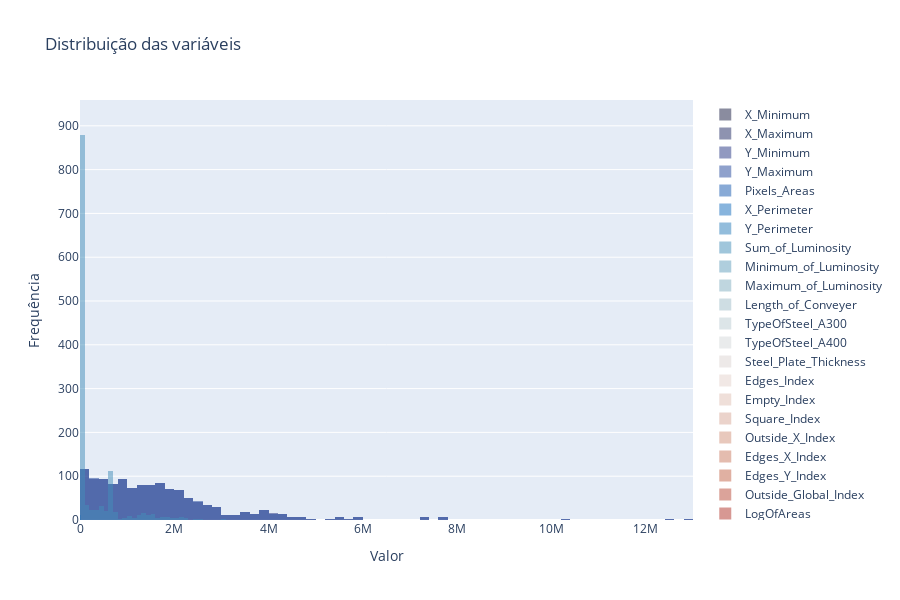

Source (notebook cell):
### Code cell
columns = df.drop(columns=['Target']).columns
colors = generate_colors(len(columns))

fig = go.Figure()
for column, color in zip(columns, colors):
    fig.add_trace(go.Histogram(x=df[column], name=column, marker_color=color, opacity=0.5))
    
fig.update_layout(title='Distribuição das variáveis', xaxis_title='Valor', yaxis_title='Frequência', barmode='overlay', height=600)
fig.show()

### Figure 1 — Plotly figure (JSON) as saved in the notebook; plotly's stock layout.template omitted (floating-point values rounded to 4 significant figures; data arrays with more than 128 entries replaced by an {"elided": "..."} marker saying what was removed)
{"data": [{"marker": {"color": "rgb(23, 28, 66)"}, "name": "X_Minimum", "opacity": 0.5, "type": "histogram", "x": {"elided": "1268 int values"}}, {"marker": {"color": "rgb(31, 41, 99)"}, "name": "X_Maximum", "opacity": 0.5, "type": "histogram", "x": {"elided": "1268 int values"}}, {"marker": {"color": "rgb(38, 53, 131)"}, "name": "Y_Minimum", "opacity": 0.5, "type": "histogram", "x": {"elided": "1268 int values"}}, {"marker": {"color": "rgb(33, 70, 155)"}, "name": "Y_Maximum", "opacity": 0.5, "type": "histogram", "x": {"elided": "1268 int values"}}, {"marker": {"color": "rgb(20, 88, 175)"}, "name": "Pixels_Areas", "opacity": 0.5, "type": "histogram", "x": {"elided": "1268 int values"}}, {"marker": {"color": "rgb(18, 107, 189)"}, "name": "X_Perimeter", "opacity": 0.5, "type": "histogram", "x": {"elided": "1268 int values"}}, {"marker": {"color": "rgb(42, 125, 187)"}, "name": "Y_Perimeter", "opacity": 0.5, "type": "histogram", "x": {"elided": "1268 int values"}}, {"marker": {"color": "rgb(67, 142, 185)"}, "name": "Sum_of_Luminosity", "opacity": 0.5, "type": "histogram", "x": {"elided": "1268 int values"}}, {"marker": {"color": "rgb(97, 158, 188)"}, "name": "Minimum_of_Luminosity", "opacity": 0.5, "type": "histogram", "x": {"elided": "1268 int values"}}, {"marker": {"color": "rgb(128, 174, 192)"}, "name": "Maximum_of_Luminosity", "opacity": 0.5, "type": "histogram", "x": {"elided": "1268 int values"}}, {"marker": {"color": "rgb(158, 189, 200)"}, "name": "Length_of_Conveyer", "opacity": 0.5, "type": "histogram", "x": {"elided": "1268 int values"}}, {"marker": {"color": "rgb(186, 204, 210)"}, "name": "TypeOfSteel_A300", "opacity": 0.5, "type": "histogram", "x": {"elided": "1268 int values"}}, {"marker": {"color": "rgb(212, 216, 218)"}, "name": "TypeOfSteel_A400", "opacity": 0.5, "type": "histogram", "x": {"elided": "1268 int values"}}, {"marker": {"color": "rgb(220, 213, 211)"}, "name": "Steel_Plate_Thickness", "opacity": 0.5, "type": "histogram", "x": {"elided": "1268 int values"}}, {"marker": {"color": "rgb(228, 210, 205)"}, "name": "Edges_Index", "opacity": 0.5, "type": "histogram", "x": {"elided": "1268 float values"}}, {"marker": {"color": "rgb(224, 192, 181)"}, "name": "Empty_Index", "opacity": 0.5, "type": "histogram", "x": {"elided": "1268 float values"}}, {"marker": {"color": "rgb(217, 169, 152)"}, "name": "Square_Index", "opacity": 0.5, "type": "histogram", "x": {"elided": "1268 float values"}}, {"marker": {"color": "rgb(210, 146, 124)"}, "name": "Outside_X_Index", "opacity": 0.5, "type": "histogram", "x": {"elided": "1268 float values"}}, {"marker": {"color": "rgb(203, 123, 97)"}, "name": "Edges_X_Index", "opacity": 0.5, "type": "histogram", "x": {"elided": "1268 float values"}}, {"marker": {"color": "rgb(195, 99, 71)"}, "name": "Edges_Y_Index", "opacity": 0.5, "type": "histogram", "x": {"elided": "1268 float values"}}, {"marker": {"color": "rgb(185, 74, 55)"}, "name": "Outside_Global_Index", "opacity": 0.5, "type": "histogram", "x": {"elided": "1268 float values"}}, {"marker": {"color": "rgb(175, 50, 40)"}, "name": "LogOfAreas", "opacity": 0.5, "type": "histogram", "x": {"elided": "1268 float values"}}, {"marker": {"color": "rgb(156, 34, 37)"}, "name": "Log_X_Index", "opacity": 0.5, "type": "histogram", "x": {"elided": "1268 float values"}}, {"marker": {"color": "rgb(134, 22, 39)"}, "name": "Log_Y_Index", "opacity": 0.5, "type": "histogram", "x": {"elided": "1268 float values"}}, {"marker": {"color": "rgb(111, 13, 36)"}, "name": "Orientation_Index", "opacity": 0.5, "type": "histogram", "x": {"elided": "1268 float values"}}, {"marker": {"color": "rgb(85, 11, 27)"}, "name": "Luminosity_Index", "opacity": 0.5, "type": "histogram", "x": {"elided": "1268 float values"}}, {"marker": {"color": "rgb(60, 9, 17)"}, "name": "SigmoidOfAreas", "opacity": 0.5, "type": "histogram", "x": {"elided": "1268 float values"}}], "layout": {"barmode": "overlay", "height": 600, "title": {"text": "Distribuição das variáveis"}, "xaxis": {"title": {"text": "Valor"}}, "yaxis": {"title": {"text": "Frequência"}}}}
